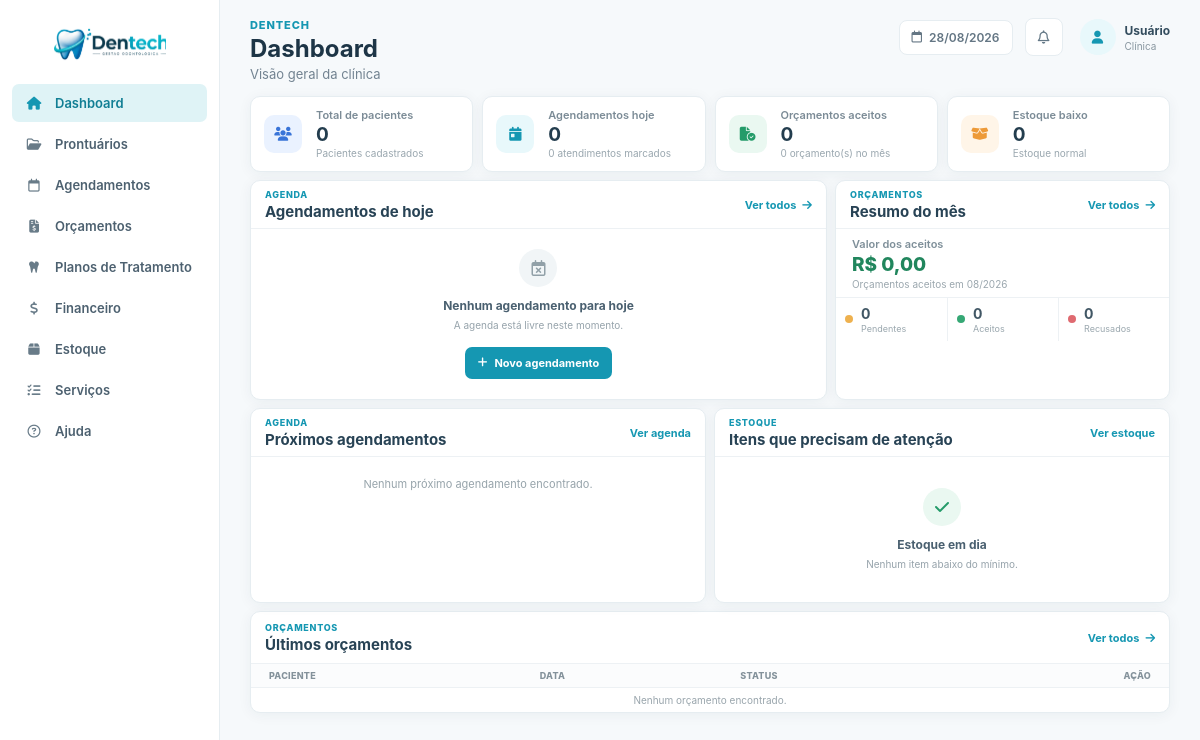
/ (signed in), run on an earlier commit of the app's database.
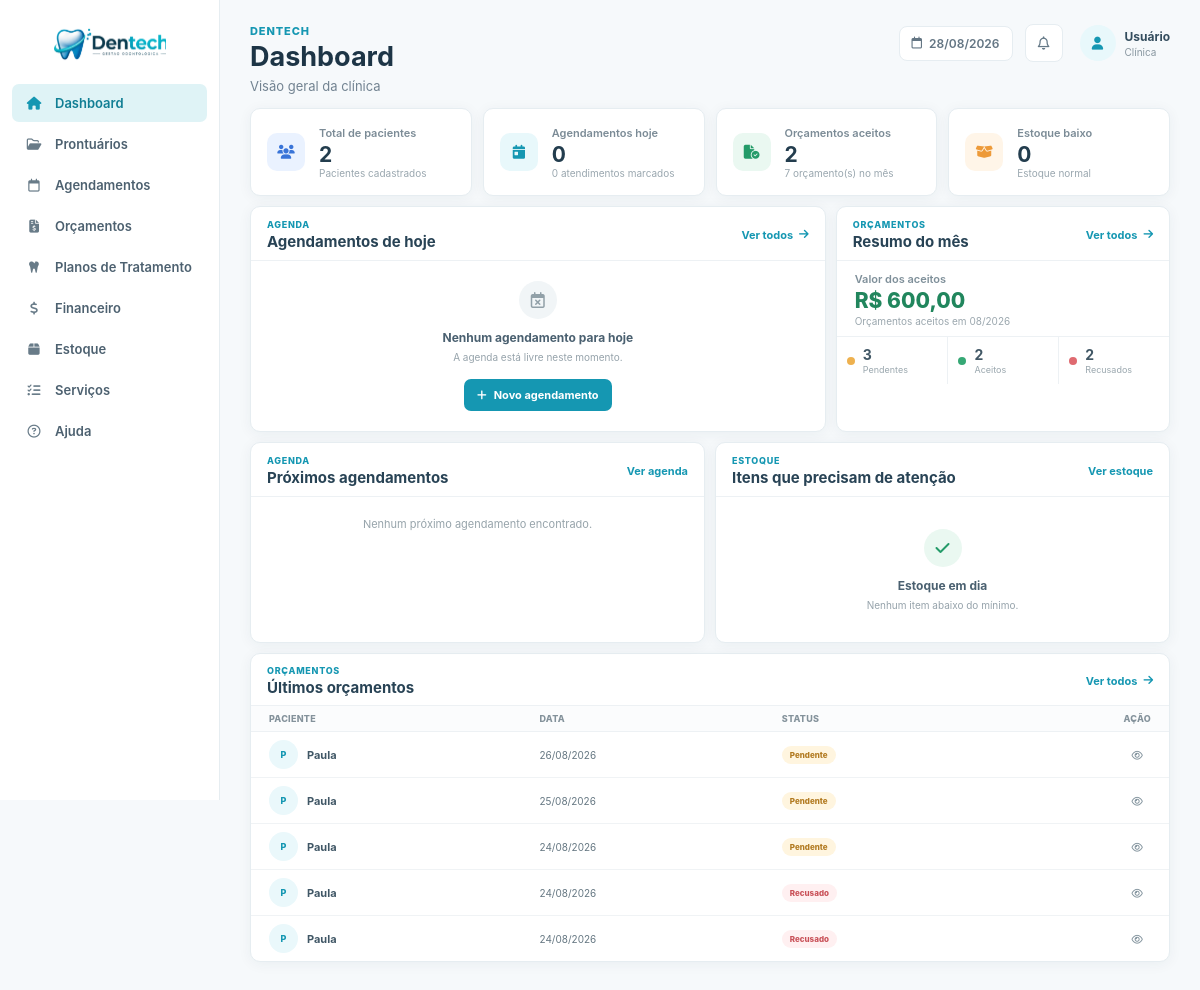
And on a later commit of the database.
### tables this page shows
CREATE TABLE `orcamentos` (
  `id` int NOT NULL AUTO_INCREMENT,
  `paciente_id` int NOT NULL,
  `data_criacao` date NOT NULL,
  `validade` date NOT NULL,
  `status` enum('pendente','aceito','recusado') DEFAULT 'pendente',
  `observacoes` text,
  `created_at` timestamp NOT NULL DEFAULT CURRENT_TIMESTAMP,
  `agendamento_id` int DEFAULT NULL,
  PRIMARY KEY (`id`),
  KEY `paciente_id` (`paciente_id`),
  KEY `idx_orcamento_agendamento` (`agendamento_id`),
  CONSTRAINT `fk_orcamento_agendamento` FOREIGN KEY (`agendamento_id`) REFERENCES `agendamentos` (`id`) ON DELETE SET NULL,
  CONSTRAINT `orcamentos_ibfk_1` FOREIGN KEY (`paciente_id`) REFERENCES `prontuarios` (`id`) ON DELETE CASCADE
);

CREATE TABLE `prontuarios` (
  `id` int NOT NULL AUTO_INCREMENT,
  `paciente` varchar(255) NOT NULL,
  `nascimento` date NOT NULL,
  `sexo` enum('Masculino','Feminino','Outro') DEFAULT NULL,
  `estado_civil` varchar(50) DEFAULT NULL,
  `profissao` varchar(100) DEFAULT NULL,
  `rg` varchar(20) DEFAULT NULL,
  `cpf` varchar(14) DEFAULT NULL,
  `endereco` text,
  `cep` varchar(10) DEFAULT NULL,
  `telefone` varchar(20) DEFAULT NULL,
  `email` varchar(255) DEFAULT NULL,
  `observacoes` text,
  `tratamento_odonto` text,
  `tratamento_medico` text,
  `medicamento_continuo` text,
  `alergia_medicamento` text,
  `alergia_outras` text,
  `problemas_saude` text,
  `gravida_meses` varchar(10) DEFAULT NULL,
  `fuma_tempo` varchar(50) DEFAULT NULL,
  `fuma_cigarros_dia` varchar(20) DEFAULT NULL,
  `bebida_frequencia` varchar(100) DEFAULT NULL,
  `drogas_uso` text,
  `doencas_transmissiveis` text,
  `cancer_familiar` text,
  `tratamento_cancer` text,
  `created_at` timestamp NOT NULL DEFAULT CURRENT_TIMESTAMP,
  `termo_consentimento_aceito` tinyint(1) NOT NULL DEFAULT '0',
  `termo_consentimento_aceito_em` datetime DEFAULT NULL,
  PRIMARY KEY (`id`),
  UNIQUE KEY `uq_prontuarios_cpf` (`cpf`)
);

### index.php (the view, shortened to what the rows shown need)
<?php
require_once 'conexao/conexao.php';
$stmt_orc = $pdo->prepare("
    SELECT
        o.id,
        o.data_criacao,
        o.status,
        p.paciente
    FROM orcamentos o
    JOIN prontuarios p ON o.paciente_id = p.id
    ORDER BY o.data_criacao DESC, o.id DESC
    LIMIT 5
");
$stmt_orc->execute();
$ultimos_orcamentos = $stmt_orc->fetchAll();
function formatarData($data): string
{
    return $data ? date('d/m/Y', strtotime($data)) : '-';
}
function statusOrcamento(string $status): string
{
    return match ($status) {
        'aceito' => 'Aceito',
        'recusado' => 'Recusado',
        default => 'Pendente',
    };
}
?>
<!DOCTYPE html>
<html lang="pt-BR">
<head>
    <link rel="stylesheet" href="css/global.css">
    <link rel="stylesheet" href="css/variables.css">
    <link rel="stylesheet" href="css/index.css">
    <link
        rel="stylesheet"
        href="https://cdnjs.cloudflare.com/ajax/libs/font-awesome/6.5.2/css/all.min.css">
</head>
<body>
    <main class="content">
        <header class="topbar">
            <div class="page-heading">
                <h1>Dashboard</h1>
            </div>
        </header>
        <section class="dashboard-grid">
            <div class="panel appointments-panel">
                <div class="panel-header">
                    <div>
                        <h2>Agendamentos de hoje</h2>
                    </div>
                </div>
            </div>
            <div class="panel budget-panel">
                <div class="panel-header">
                    <div>
                        <h2>Resumo do mês</h2>
                    </div>
                </div>
            </div>
        </section>
        <section class="lower-grid">
            <div class="panel">
                <div class="panel-header">
                    <div>
                        <h2>Próximos agendamentos</h2>
                    </div>
                </div>
            </div>
            <div class="panel">
                <div class="panel-header">
                    <div>
                        <h2>Itens que precisam de atenção</h2>
                    </div>
                </div>
            </div>
        </section>
        <section class="panel recent-panel">
            <div class="panel-header">
                <div>
                    <h2>Últimos orçamentos</h2>
                </div>
            </div>
            <div class="table-wrapper">
                <table>
                    <thead>
                        <tr>
                            <th>Paciente</th>
                            <th>Data</th>
                            <th>Status</th>
                            <th class="align-right">Ação</th>
                        </tr>
                    </thead>
                    <tbody>
                        <?php if (empty($ultimos_orcamentos)): ?>
                            <tr>
                                <td colspan="4" class="table-empty">
                                    Nenhum orçamento encontrado.
                                </td>
                            </tr>
                        <?php else: ?>
                            <?php foreach ($ultimos_orcamentos as $orc): ?>
                                <tr>
                                    <td>
                                        <div class="table-person">
                                            <div class="table-avatar">
                                                <?= strtoupper(substr($orc['paciente'], 0, 1)) ?>
                                            </div>
                                            <strong><?= htmlspecialchars($orc['paciente']) ?></strong>
                                        </div>
                                    </td>
                                    <td><?= formatarData($orc['data_criacao']) ?></td>
                                    <td>
                                        <span class="status-badge <?= htmlspecialchars($orc['status']) ?>">
                                            <?= statusOrcamento($orc['status']) ?>
                                        </span>
                                    </td>
                                    <td class="align-right">
                                        <a href="visualizar_orcamento?id=<?= (int)$orc['id'] ?>" class="table-action">
                                            <i class="fa-regular fa-eye"></i>
                                        </a>
                                    </td>
                                </tr>
                            <?php endforeach; ?>
                        <?php endif; ?>
                    </tbody>
                </table>
            </div>
        </section>
    </main>
</body>
</html>

What changed in the data, as far as the page shows it:
added orcamentos: paciente.paciente "P", paciente.paciente "Paula", data_criacao "26/08/2026", status "Pendente"
added orcamentos: paciente.paciente "P", paciente.paciente "Paula", data_criacao "25/08/2026", status "Pendente"
added orcamentos: paciente.paciente "P", paciente.paciente "Paula", data_criacao "24/08/2026", status "Pendente"
added orcamentos: paciente.paciente "P", paciente.paciente "Paula", data_criacao "24/08/2026", status "Recusado"
added orcamentos: paciente.paciente "P", paciente.paciente "Paula", data_criacao "24/08/2026", status "Recusado"
Also different on the page:
$total_pacientes: "0" → "2"
$aceitos: "0" → "2"
$total_orc: "0" → "7"
$valor_total_aceitos: "0,00" → "600,00"
$pendentes: "0" → "3"
$recusados: "0" → "2"
text no longer shown: "Nenhum orçamento encontrado."
